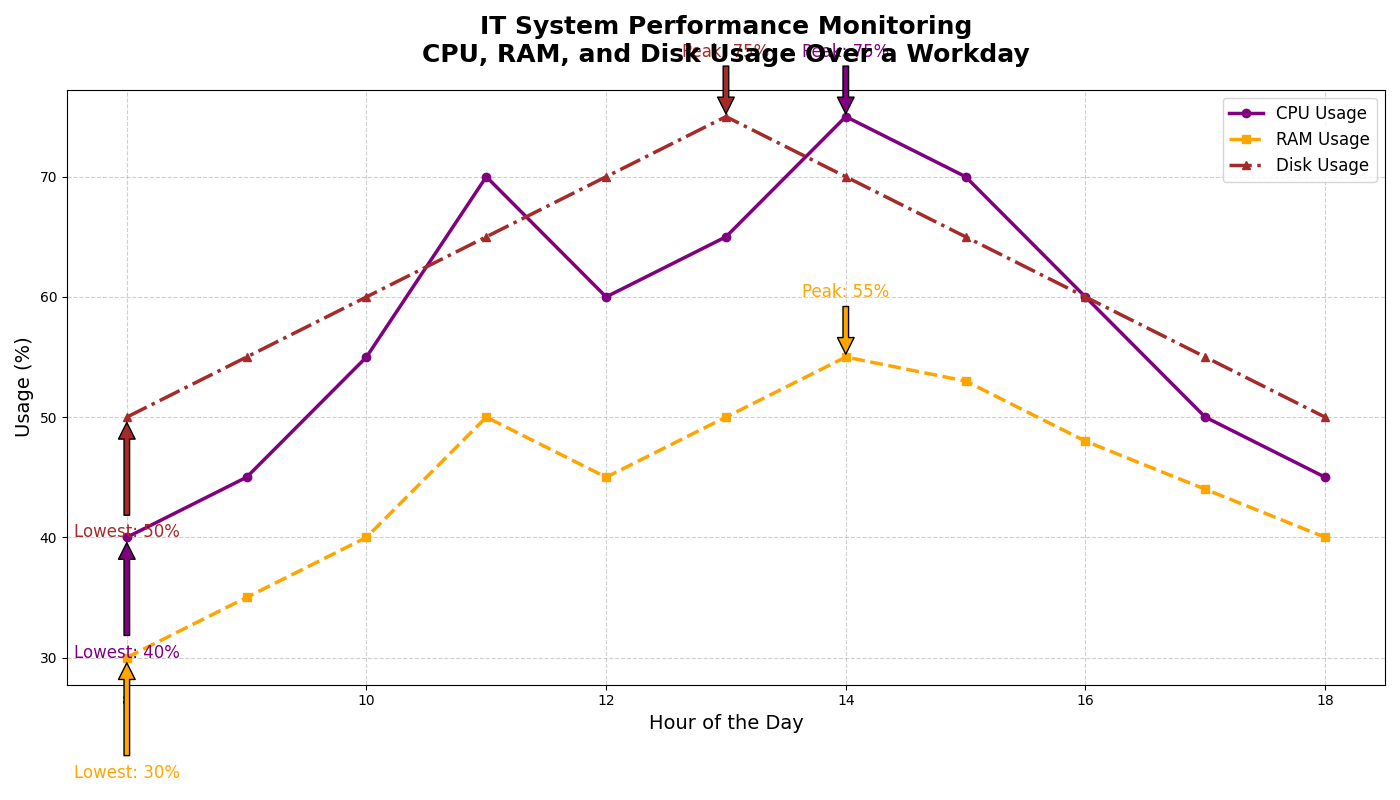

This chart was generated by the following Python code:
import matplotlib.pyplot as plt
import numpy as np

# Define hours in a typical workday
hours = np.array([8, 9, 10, 11, 12, 13, 14, 15, 16, 17, 18])

# Manually constructed usage data (percentage used)
cpu_usage = np.array([40, 45, 55, 70, 60, 65, 75, 70, 60, 50, 45])
ram_usage = np.array([30, 35, 40, 50, 45, 50, 55, 53, 48, 44, 40])
disk_usage = np.array([50, 55, 60, 65, 70, 75, 70, 65, 60, 55, 50])

# Create the plot
fig, ax = plt.subplots(figsize=(14, 8))

# Plot the data with new colors
ax.plot(hours, cpu_usage, label='CPU Usage', color='purple', marker='o', linestyle='-', linewidth=2.5)
ax.plot(hours, ram_usage, label='RAM Usage', color='orange', marker='s', linestyle='--', linewidth=2.5)
ax.plot(hours, disk_usage, label='Disk Usage', color='brown', marker='^', linestyle='-.', linewidth=2.5)

# Adding grid, title, and labels
ax.set_title("IT System Performance Monitoring\nCPU, RAM, and Disk Usage Over a Workday", fontsize=18, fontweight='bold', pad=20)
ax.set_xlabel("Hour of the Day", fontsize=14)
ax.set_ylabel("Usage (%)", fontsize=14)
ax.grid(True, linestyle='--', alpha=0.6)

# Add legend
ax.legend(loc='upper right', fontsize=12)

# Annotate peak usages with new colors
for usage, label, color in zip([cpu_usage, ram_usage, disk_usage], ['CPU', 'RAM', 'Disk'], ['purple', 'orange', 'brown']):
    peak_hour = hours[np.argmax(usage)]
    peak_value = np.max(usage)
    ax.annotate(f'Peak: {peak_value}%', xy=(peak_hour, peak_value), xytext=(peak_hour, peak_value+5),
                arrowprops=dict(facecolor=color, shrink=0.05), fontsize=12, color=color, ha='center')

    low_hour = hours[np.argmin(usage)]
    low_value = np.min(usage)
    ax.annotate(f'Lowest: {low_value}%', xy=(low_hour, low_value), xytext=(low_hour, low_value-10),
                arrowprops=dict(facecolor=color, shrink=0.05), fontsize=12, color=color, ha='center')

# Make the layout tight
plt.tight_layout()

# Display the plot
plt.show()
